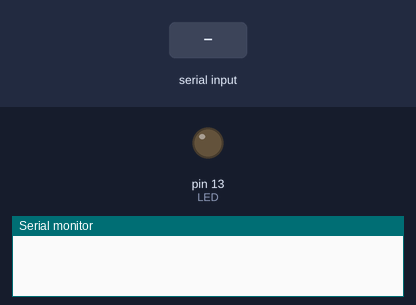
This sketch was run on a simulated Arduino Uno, built with avr-gcc and run on an emulated ATmega328P. On the bench: output pins drawn as LEDs (lit = HIGH), the last lines printed to the serial monitor. The inputs (shaded band) are chosen by the test bench.

Above: at 1.2 s.
1.3 s: "H" received over Serial
At 2.1 s:
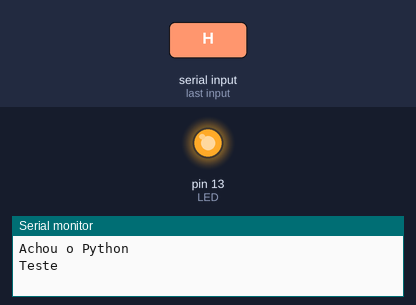
2.8 s: "L" received over Serial
At 3.3 s:
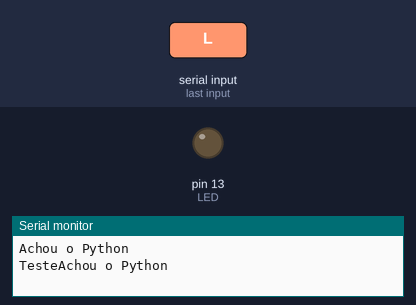
Timing chart, 0 to 5.8 s (numbered marks = the images above; inputs shaded):
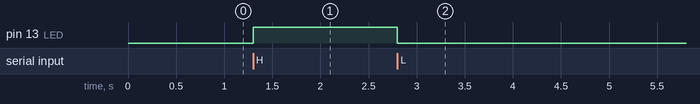

The sketch:

pythonArduino.ino
```cpp
//fonte https://gist.github.com/jreisstudio/4507236
#define LED 13

void setup() {
    pinMode(LED, OUTPUT);
    //To determine what serial port your Arduino is connected to look at the bottom right corner of your Arduino sketch
    Serial.begin(9600);
}

void loop() {
    if (Serial.available()) {
        char serialListener = Serial.read();
        Serial.println("Achou o Python");
        if (serialListener == 'H') {
            digitalWrite(LED, HIGH);
            Serial.write("Teste");
        }
        else if (serialListener == 'L'){
            digitalWrite(LED, LOW);
        }
        else if (serialListener == 'O'){
            Serial.println("Recebeu O");
        }
    }
}
```

Measured:
- after the input at 1.3 s, pin 13 (LED): LOW → HIGH at once
- after the input at 2.8 s, pin 13 (LED): HIGH → LOW at once
